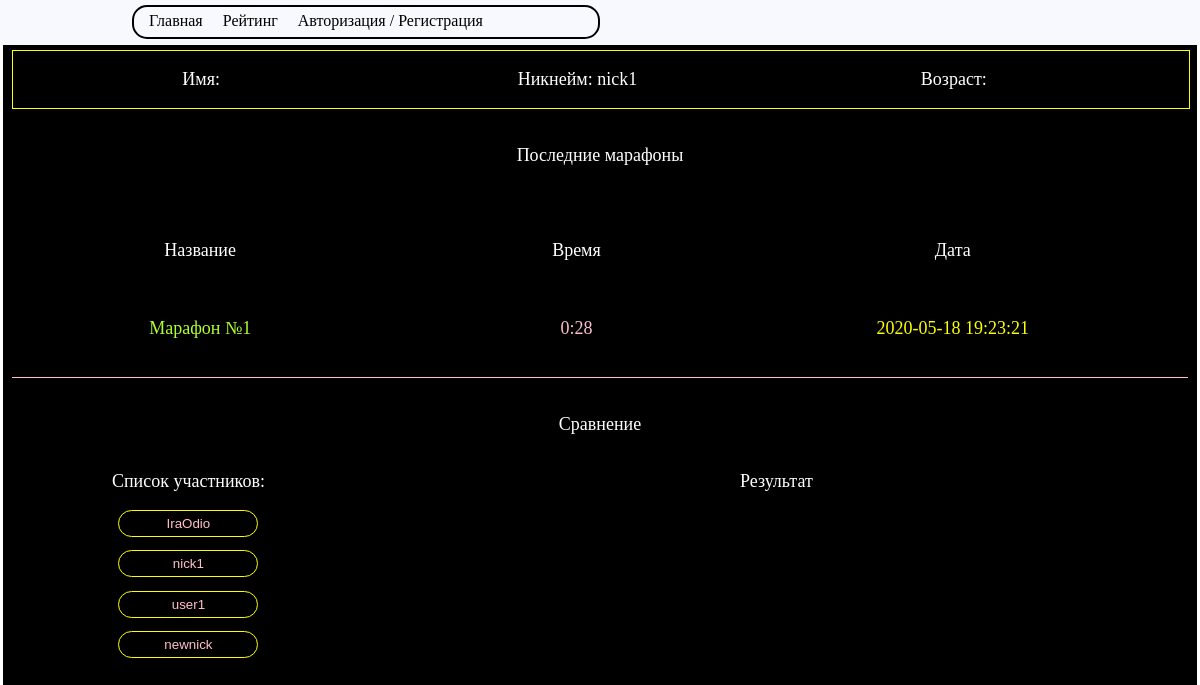
The page /profile.php?us=3 on the database its author committed.
### tables this page shows
CREATE TABLE `user` (
  `id` int(11) NOT NULL,
  `id_account` int(11) NOT NULL,
  `name` varchar(30) DEFAULT NULL,
  `nickname` varchar(30) DEFAULT NULL,
  `age` int(11) DEFAULT NULL,
  `self` text DEFAULT NULL,
  `email` varchar(30) DEFAULT NULL
);

CREATE TABLE `stat` (
  `id` int(11) NOT NULL,
  `id_user` int(11) NOT NULL,
  `nickname` varchar(30) NOT NULL,
  `maraphon` varchar(30) NOT NULL,
  `score` varchar(30) NOT NULL,
  `date_at` timestamp NOT NULL
);

### backend/config/db.php (called while the page is built)
<?php
return [
    'xz' => 'mysql:host=localhost;dbname=goa',
    'user' =>'root',
    'password' =>''
];

### backend/classes/db.php (called while the page is built, shortened)
<?php
class db
{
    protected $pdo;
    protected static $instance;
    protected function __construct()
    {
        try{
            $db = $this->config = require __DIR__.'/../config/db.php';
            $options =[
                \PDO::ATTR_ERRMODE => \PDO::ERRMODE_EXCEPTION,
                \PDO::ATTR_DEFAULT_FETCH_MODE => \PDO::FETCH_ASSOC
            ];
            $this->pdo=new \PDO($db['xz'],$db['user'],$db['password'],$options);
        } catch (\PDOException $e){
            print "Error!: " . $e->getMessage();
        }
    }
    public static function getInstance(){
        if(self::$instance===null){
            self::$instance = new self;
        }
        return self::$instance;
    }
    public function query($sql,$params = []){
        $stmt = $this->pdo->prepare($sql);
        $res= $stmt->execute($params);
        if($res !==false){
            return $stmt->fetchAll();
        }
        return [];
    }
}

### backend/prolog2.php (called while the page is built, shortened)
<?php
$APPLICATION = db::getInstance();

### profile.php (the view, shortened to what this page needs)
<?php include 'backend/prolog2.php' ?>
<?php
$userId = $_GET['us'];
$profile = $APPLICATION->query("SELECT * from user where id = ?",[$userId]);
$stat = $APPLICATION->query("Select * from stat where id_user = ?",[$userId]);
$compares = $APPLICATION->query("Select id, nickname from user");
?>
<?php include 'template/header.php' ?>
<div class="content ProfileContent">
<div class="ProfilePage">
    <div class="ProfileRow">
        <div class="ProfileInfo">
            <?php foreach ($profile as $item): ?>
            <div class="ProfileName">
                Имя: <?= $item['name'] ?>
            </div>
            <div class="ProfileNickname">
                Никнейм: <?= $item['nickname'] ?>
            </div>
            <div class="ProfileAge">
                Возраст: <?= $item['age'] ?>
            </div>
            <?php endforeach; ?>
        </div>
    </div>
    <div class="ProfileRow">
        <div class="ProfileStat">
            <div class="ProfileStatTitle">
                Последние марафоны
            </div>
            <div class="ProfileStatResultTitle">
                <div class="ProfileStatColumn ProfileStatColumn-Maraphon">
                    Название
                </div>
                <div class="ProfileStatColumn ProfileStatColumn-Score">
                    Время
                </div>
                <div class="ProfileStatColumn ProfileStatColumn-Date">
                    Дата
                </div>
            </div>
            <?php foreach ($stat as $item): ?>
                <div class="ProfileStatResult">
                    <div class="ProfileStatColumn ProfileStatColumn-Maraphon-value">
                        <?= $item['maraphon'] ?>
                    </div>
                    <div class="ProfileStatColumn ProfileStatColumn-Score-value">
                        <?= $item['score'] ?>
                    </div>
                    <div class="ProfileStatColumn ProfileStatColumn-Date-value">
                        <?= $item['date_at'] ?>
                    </div>
                </div>
            <?php endforeach; ?>
        </div>
    </div>
    <div class="ProfileRow">
        <div class="ProfileCompare">
            <div class="ProfileCompareTitle">
                Сравнение
            </div>
            <div class="ProfileCompare-Row">
                <div class="ProfileCompare-Col-3">
                    <div class="ProfileCompare-ListProfiles">
                        <div class="ListProfiles-Title">
                            Список участников:
                        </div>
                        <div class="ListProfiles-Result">
                            <?php foreach ($compares as $item): ?>
                            <button data-us="<?=$item['id'] ?>" onclick="onclickCompare(this)" class="ListProfiles-ButtonProfile"><?=$item['nickname'] ?></button>
                            <?php endforeach; ?>
                        </div>
                    </div>
                </div>
                <div class="ProfileCompare-Col-7">
                    <div class="ListProfiles-Title">
                        Результат <div id="CompareNicknameResultJs" class="CompareNicknameResultJs"></div>
                    </div>
                    <div id="ProfileCompare-Result" class="ProfileCompare-Result">
                    </div>
                </div>
            </div>
        </div>
    </div>
</div>
</div>

### index.css (style rules this page uses)
:root { font-size: 16px; }
body { margin: 0;padding: 0; }

### template/style.css (style rules this page uses)
.content { padding:5px 9px; width: 98%;height: 100vh; margin: 0 auto; }
.ProfileContent { background-color: black; color:white; font-size: 18px; }
.ProfilePage { display: flex; flex-flow: column; }
.ProfileRow { display: flex; flex-flow: row wrap; flex:0 0 100%; }
.ProfileRow + .ProfileRow { margin-top: 1em; }
.ProfileInfo { flex: 0 0 100%; display: flex; flex-flow: row wrap; text-align: center; border:1px solid yellow; }
.ProfileInfo [class*="Profile"] { margin: 1em 0; }
.ProfileName,.ProfileNickname,.ProfileAge { flex: 0 0 32%; }
.ProfileStat { display: flex; flex-flow: row wrap; flex:0 0 100%; text-align: center; height: 250px; overflow: auto; border-bottom: 1px solid pink; }
.ProfileStatTitle { flex:0 0 100%; margin: 1em 0; }
.ProfileStatResult { flex: 0 0 100%; display: flex; flex-flow: row wrap; }
.ProfileStatResultTitle { flex: 0 0 100%; display: flex; flex-flow: row wrap; padding: 1em 0; }
.ProfileStatColumn { display: flex; flex-flow: column; flex: 0 0 32%; }
.ProfileStatColumn-Maraphon-value { color:greenyellow; }
.ProfileStatColumn-Score-value { color: pink; }
.ProfileStatColumn-Date-value { color:yellow; }
.ProfileCompare { display: flex; flex-flow: column; flex: 0 0 100%; text-align: center; }
.ProfileCompareTitle { margin: 1em 0; }
.ListProfiles-Title { margin: 1em 0; }
.ListProfiles-Result { display: inline-flex; flex-flow: column; overflow: auto; height: 150px; }
.ListProfiles-ButtonProfile { outline: none; border:1px solid yellow; padding: 5px 45px; background: black; color:pink; border-radius: 15px; cursor: pointer; transition: 0.7s; }
.ListProfiles-ButtonProfile + .ListProfiles-ButtonProfile { margin-top: 1em ; }
.ProfileCompare-Result { overflow: auto; height: 150px; }
.ProfileCompare-Row { display: flex; flex-flow: row wrap; flex:0 0 100%; }
.ProfileCompare-Col-3 { flex:0 0 30%; }
.ProfileCompare-Col-7 { flex:0 0 70%; }

### rows shown on the page
user: nickname "nick1"
stat: maraphon "Марафон №1", score "0:28", date_at "2020-05-18 19:23:21"
user: nickname "IraOdio"
user: nickname "user1"
user: nickname "newnick"
